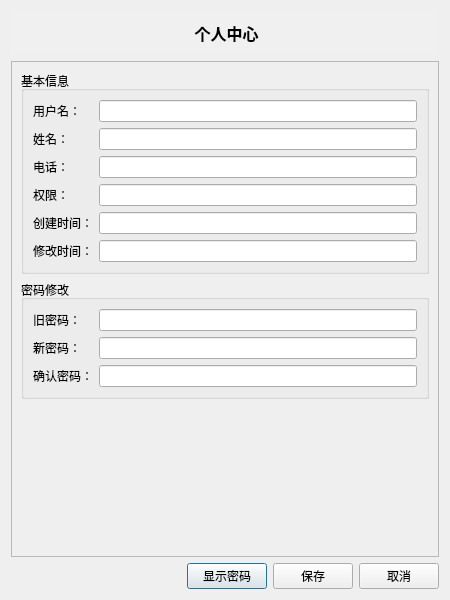
<?xml version="1.0" encoding="UTF-8"?>
<ui version="4.0">
 <class>PersonalCenterDialog</class>
 <widget class="QDialog" name="PersonalCenterDialog">
  <property name="geometry">
   <rect>
    <x>0</x>
    <y>0</y>
    <width>450</width>
    <height>600</height>
   </rect>
  </property>
  <property name="minimumSize">
   <size>
    <width>300</width>
    <height>600</height>
   </size>
  </property>
  <property name="windowTitle">
   <string>个人中心</string>
  </property>
  <layout class="QVBoxLayout" name="mainLayout">
   <item>
    <widget class="QLabel" name="labelTitle">
     <property name="styleSheet">
      <string notr="true">background-color: #f0f0f0;
padding: 10px;
font-weight: bold;</string>
     </property>
     <property name="text">
      <string>&lt;html&gt;&lt;head/&gt;&lt;body&gt;&lt;p align=&quot;center&quot;&gt;&lt;span style=&quot; font-size:12pt; font-weight:600;&quot;&gt;个人中心&lt;/span&gt;&lt;/p&gt;&lt;/body&gt;&lt;/html&gt;</string>
     </property>
    </widget>
   </item>
   <item>
    <widget class="QScrollArea" name="scrollArea">
     <property name="widgetResizable">
      <bool>true</bool>
     </property>
     <widget class="QWidget" name="scrollAreaWidgetContents">
      <property name="geometry">
       <rect>
        <x>0</x>
        <y>0</y>
        <width>578</width>
        <height>497</height>
       </rect>
      </property>
      <layout class="QVBoxLayout" name="scrollLayout">
       <item>
        <widget class="QGroupBox" name="groupBoxBasicInfo">
         <property name="title">
          <string>基本信息</string>
         </property>
         <layout class="QFormLayout" name="formLayoutBasic">
          <property name="fieldGrowthPolicy">
           <enum>QFormLayout::FieldGrowthPolicy::ExpandingFieldsGrow</enum>
          </property>
          <item row="0" column="0">
           <widget class="QLabel" name="labelUsernameText">
            <property name="text">
             <string>用户名：</string>
            </property>
           </widget>
          </item>
          <item row="0" column="1">
           <widget class="QLineEdit" name="lineEditUsername">
            <property name="readOnly">
             <bool>true</bool>
            </property>
           </widget>
          </item>
          <item row="1" column="0">
           <widget class="QLabel" name="labelNameText">
            <property name="text">
             <string>姓名：</string>
            </property>
           </widget>
          </item>
          <item row="1" column="1">
           <widget class="QLineEdit" name="lineEditName"/>
          </item>
          <item row="2" column="0">
           <widget class="QLabel" name="labelTelephoneText">
            <property name="text">
             <string>电话：</string>
            </property>
           </widget>
          </item>
          <item row="2" column="1">
           <widget class="QLineEdit" name="lineEditTelephone"/>
          </item>
          <item row="3" column="0">
           <widget class="QLabel" name="labelRoleText">
            <property name="text">
             <string>权限：</string>
            </property>
           </widget>
          </item>
          <item row="3" column="1">
           <widget class="QLineEdit" name="lineEditRole">
            <property name="readOnly">
             <bool>true</bool>
            </property>
           </widget>
          </item>
          <item row="4" column="0">
           <widget class="QLabel" name="labelCreateTimeText">
            <property name="text">
             <string>创建时间：</string>
            </property>
           </widget>
          </item>
          <item row="4" column="1">
           <widget class="QLineEdit" name="lineEditCreateTime">
            <property name="readOnly">
             <bool>true</bool>
            </property>
           </widget>
          </item>
          <item row="5" column="0">
           <widget class="QLabel" name="labelModifyTimeText">
            <property name="text">
             <string>修改时间：</string>
            </property>
           </widget>
          </item>
          <item row="5" column="1">
           <widget class="QLineEdit" name="lineEditModifyTime">
            <property name="readOnly">
             <bool>true</bool>
            </property>
           </widget>
          </item>
         </layout>
        </widget>
       </item>
       <item>
        <widget class="QGroupBox" name="groupBoxPassword">
         <property name="title">
          <string>密码修改</string>
         </property>
         <layout class="QFormLayout" name="formLayoutPassword">
          <property name="fieldGrowthPolicy">
           <enum>QFormLayout::FieldGrowthPolicy::ExpandingFieldsGrow</enum>
          </property>
          <item row="0" column="0">
           <widget class="QLabel" name="labelOldPasswordText">
            <property name="text">
             <string>旧密码：</string>
            </property>
           </widget>
          </item>
          <item row="0" column="1">
           <widget class="QLineEdit" name="lineEditOldPwd">
            <property name="echoMode">
             <enum>QLineEdit::EchoMode::Password</enum>
            </property>
           </widget>
          </item>
          <item row="1" column="0">
           <widget class="QLabel" name="labelNewPasswordText">
            <property name="text">
             <string>新密码：</string>
            </property>
           </widget>
          </item>
          <item row="1" column="1">
           <widget class="QLineEdit" name="lineEditNewPwd">
            <property name="echoMode">
             <enum>QLineEdit::EchoMode::Password</enum>
            </property>
           </widget>
          </item>
          <item row="2" column="0">
           <widget class="QLabel" name="labelConfirmPasswordText">
            <property name="text">
             <string>确认密码：</string>
            </property>
           </widget>
          </item>
          <item row="2" column="1">
           <widget class="QLineEdit" name="lineEditConfirmPwd">
            <property name="echoMode">
             <enum>QLineEdit::EchoMode::Password</enum>
            </property>
           </widget>
          </item>
         </layout>
        </widget>
       </item>
       <item>
        <spacer name="verticalSpacer">
         <property name="orientation">
          <enum>Qt::Orientation::Vertical</enum>
         </property>
         <property name="sizeHint" stdset="0">
          <size>
           <width>20</width>
           <height>40</height>
          </size>
         </property>
        </spacer>
       </item>
      </layout>
     </widget>
    </widget>
   </item>
   <item>
    <layout class="QHBoxLayout" name="buttonLayout">
     <item>
      <spacer name="horizontalSpacer">
       <property name="orientation">
        <enum>Qt::Orientation::Horizontal</enum>
       </property>
       <property name="sizeHint" stdset="0">
        <size>
         <width>40</width>
         <height>20</height>
        </size>
       </property>
      </spacer>
     </item>
     <item>
      <widget class="QPushButton" name="btnTogglePwd">
       <property name="text">
        <string>显示密码</string>
       </property>
      </widget>
     </item>
     <item>
      <widget class="QPushButton" name="btnSave">
       <property name="text">
        <string>保存</string>
       </property>
      </widget>
     </item>
     <item>
      <widget class="QPushButton" name="btnCancel">
       <property name="text">
        <string>取消</string>
       </property>
      </widget>
     </item>
    </layout>
   </item>
  </layout>
 </widget>
 <resources/>
 <connections/>
</ui>
